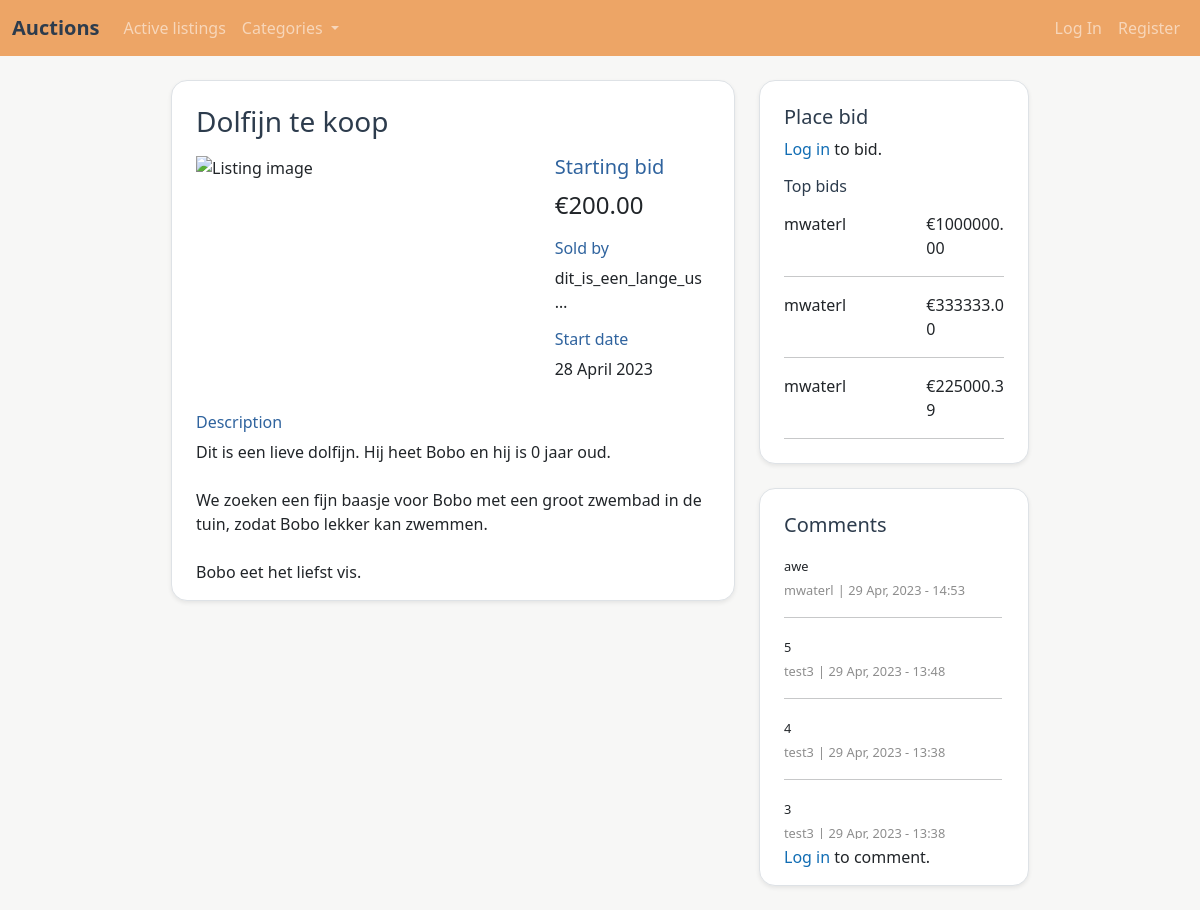
The app's page /listing/59 with its own data.
### auctions/models.py (models this page shows)
class Listing(models.Model):
    id = models.AutoField(primary_key=True)
    title = models.CharField(max_length=64)
    description = models.TextField(max_length=5000)
    starting_bid = models.FloatField(
        validators=[MinValueValidator(0), MaxValueValidator(1000000)],
    )
    highest_bid = models.FloatField(
        blank=True,
        validators=[MinValueValidator(0), MaxValueValidator(1000000)],
    )
    image_url = models.URLField(blank=True)
    category = models.CharField(max_length=64, choices=CATEGORIES)
    user = models.ForeignKey(User, on_delete=models.CASCADE)
    date = models.DateTimeField(auto_now_add=True)
    active = models.BooleanField(default=True)

class User(AbstractUser):
    id = models.AutoField(primary_key=True)
    watched_listing = models.ManyToManyField('Listing', related_name='watched_listing')

class Bid(models.Model):
    id = models.AutoField(primary_key=True)
    amount = models.FloatField(
        validators=[MinValueValidator(0), MaxValueValidator(1000000)],
    )
    listing = models.ForeignKey(Listing, on_delete=models.CASCADE)
    user = models.ForeignKey(User, on_delete=models.CASCADE)
    date = models.DateTimeField(auto_now_add=True)

class Comment(models.Model):
    id = models.AutoField(primary_key=True)
    text = models.TextField(max_length=200)
    listing = models.ForeignKey(Listing, on_delete=models.CASCADE)
    user = models.ForeignKey(User, on_delete=models.CASCADE)
    date = models.DateTimeField(auto_now_add=True)

### auctions/views.py (the view, shortened to what this page needs)
# urls.py: path("listing/<str:id>", views.listing, name="listing"),
def listing(request, id):
    try:
        listing = Listing.objects.get(pk=id)
    except Listing.DoesNotExist:
        raise Http404
    if request.method == "GET":
        if request.user.is_authenticated:
            on_watchlist = listing in request.user.watched_listing.all()
        else:
            on_watchlist = False
        top_bids = Bid.objects.filter(
            listing_id=listing.id).order_by('-amount')[:3]
        comments = Comment.objects.filter(
            listing_id=listing.id).order_by('-date')
        return render(request, "auctions/listing.html", {
            "listing": listing,
            "on_watchlist": on_watchlist,
            "placeholder_img": PLACEHOLDER_IMG,
            "bid_form": BidForm(),
            "bids": top_bids,
            "bid_icon": BID_ICON,
            "comment_form": CommentForm(),
            "comments": comments,
            "post_icon": POST_ICON,
        })

### auctions/templates/auctions/listing.html (shortened to what this page needs)
{% extends "auctions/layout.html" %}
{% block content %}
<div class="row justify-content-center gy-2">
    <div class="col-12 col-sm-12 col-md-12 col-lg-8 col-xl-6">
        <div class="container border rounded-4 shadow-sm px-4 pt-4 pb-0" style="word-wrap: break-word;">
            <h3 class="mp-darkblue">{{ listing.title }}</h3>
            <div class="row py-2">
                <div class="col-12 col-sm-12 col-md-7 col-lg-8">
                    {% if listing.image_url %}
                    <img src="{{ listing.image_url }}" alt="Listing image" class="listing-img"
                        onerror="this.src='{{ placeholder_img }}'"></a>
                    {% else %}
                    <img src="{{ placeholder_img }}" alt="Listing image" class="listing-img"></a>
                    {% endif %}
                </div>
                <div class="col-12 col-sm-12 col-md-4">
                    {% if listing.active %}
                    <div class="row pt-2 pt-sm-0">
                        <h5 class="mp-lightblue">Starting bid</h5>
                        <p style="font-size:1.5rem;">€{{ listing.starting_bid|floatformat:2 }}</p>
                    </div>
                    {% endif %}
                    <div class="row">
                        <h6 class="mp-lightblue">Sold by</h6>
                        {% if user == listing.user %}
                        <p class="listing-user">You</p>
                        {% else %}
                        <p>{{ listing.user|truncatechars:20 }}</p>
                        {% endif %}
                    </div>
                    <div class="row">
                        <h6 class="mp-lightblue">Start date</h6>
                        <p>{{ listing.date|date:"d F Y"}}</p>
                    </div>
                </div>
            </div>
            <div class="row pt-2">
                <h6 class="mp-lightblue">Description</h6>
                <p>{{ listing.description|linebreaksbr }}</p>
            </div>
        </div>
    </div>
    <div class="col-12 col-sm-12 col-md-12 col-lg-4 col-xl-3">
        <div class="container border rounded-4 shadow-sm px-4 pt-4 pb-2 mb-lg-4 mb-2" style="word-wrap: break-word;">
            {% if user.is_authenticated and user == listing.user %}
            <h5 class="mp-darkblue pb-2">Top bids</h5>
            {% elif user.is_authenticated and user != listing.user and listing.active%}
            {% load django_bootstrap5 %}
            {% elif not user.is_authenticated and listing.active %}
            <h5 class="mp-darkblue">Place bid</h5>
            <p><a href="{% url 'login' %}" class="mp-link">Log in</a> to bid.</p>
            {% endif %}
            {% if bids %}
                {% if user != listing.user %}
                    {% if listing.active %}
                    <h6 class="mp-darkblue pb-2">Top bids</h6>
                    {% endif %}
                {% endif %}
                {% for bid in bids %}
                <div class="row">
                    <div class="col-7">{{ bid.user|truncatechars:20 }}</div>
                    <div class="col-5">€{{ bid.amount|floatformat:2 }}</div>
                </div>
                <hr>
                {% endfor %}
            {% elif user.is_authenticated or user == listing.user %}
            <p>No bids have been placed.</p>
            {% endif %}
        </div>
        <div class="container border rounded-4 shadow-sm px-4 pt-4 pb-0" style="word-wrap: break-word;">
            <h5 class="mp-darkblue pb-2">Comments</h5>
            {% if comments %}
            <div class="scroll-div">
                {% for comment in comments %}
                <span class="small-text">{{ comment.text|linebreaksbr }}</span>
                <br>
                {% if comment.user == listing.user %}
                <span class="listing-user small-text">{{ comment.user|truncatechars:20 }}</span>
                {% else %}
                <span class="faded grey small-text">{{ comment.user|truncatechars:20 }}</span>
                {% endif %}
                <span class="grey small-text"> | {{ comment.date|date:"d M, Y - H:i"}}</span>
                <hr>
                {% endfor %}
            </div>
            {% endif %}
            {% if user.is_authenticated %}
            {% load django_bootstrap5 %}
            {% elif not user.is_authenticated %}
            <p><a href="{% url 'login' %}" class="mp-link">Log in</a> to comment.</p>
            {% endif %}
        </div>
    </div>
</div>
{% endblock %}

### auctions/static/auctions/styles.css (style rules this page uses)
body { background-color: #F7F7F6; }
.mp-darkblue { color: #2D3C4D; }
.mp-lightblue { color: #2f639e; }
.mp-link { color: #116DB4; text-decoration: none; }
.grey { color: rgb(141, 141, 141); }
.small-text { font-size: 0.8rem; }
.scroll-div { overflow: auto; display: inline-block; width: 100%; max-height: 286px; padding-right: 2px; }

### auctions/templates/auctions/listing.html (style rules this page uses)
.container { background-color: white; }
.listing-img { width: 100%; object-fit: cover; }

### records on screen
Listing: title "Dolfijn te koop", starting_bid "200.00", user "dit_is_een_lange_us…", date "28 April 2023", description "Dit is een lieve dolfijn. Hij heet Bobo en hij is 0 jaar oud. We zoeken een fijn baasje voor Bobo met een groot zwembad in de tuin, zodat Bobo lekker kan zwemmen. Bobo eet het liefst vis."
Bid: user "mwaterl", amount "1000000.00"
Bid: user "mwaterl", amount "333333.00"
Bid: user "mwaterl", amount "225000.39"
Comment: text "awe", user "mwaterl", date "29 Apr, 2023 - 14:53"
Comment: text "5", user "test3", date "29 Apr, 2023 - 13:48"
Comment: text "4", user "test3", date "29 Apr, 2023 - 13:38"
Comment: text "3", user "test3", date "29 Apr, 2023 - 13:38"
